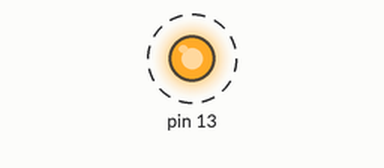
This sketch was run on a simulated Arduino Uno, built with avr-gcc and run on an emulated ATmega328P. Parts: output pins drawn as LEDs (lit = HIGH). Dashed ring = blinking. What the sketch prints to the serial monitor is not drawn.

Above: at 0.5 s.
Timing chart, 0 to 4.6 s (numbered marks = the images above):
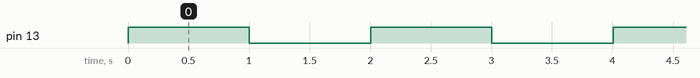

Measured:
- by itself, pin 13: alternates HIGH for 1.0 s and LOW for 1.0 s

The sketch:

Task2.ino
```cpp
#define DELAY_TIME 1000

int count = 0;
unsigned long new_time = 0;
uint8_t flag = 0, old_flag = 0;

void setup() {
  pinMode(13, OUTPUT);
  pinMode(7, INPUT);
  Serial.begin(9600);
}

void loop() {
  if(millis() - new_time > DELAY_TIME) {
    count++;
    new_time = millis();
  }

  if (!(count % 2)) {
    digitalWrite(13, HIGH);
    flag = 1;
  }
  else {
    digitalWrite(13, LOW);
    flag = 0;
  }

  if (flag != old_flag) {
    (flag) ? Serial.println("Led ON") : Serial.println("Led OFF");
    old_flag = flag;
  }
}

/* Task
 * 1. int has size 4 byte, char 1 byte
 * 2. see code
 */
```
